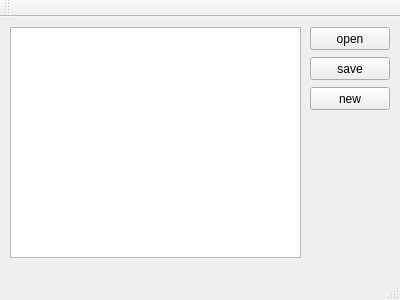
<?xml version="1.0" encoding="UTF-8"?>
<ui version="4.0">
 <class>MainWindow</class>
 <widget class="QMainWindow" name="MainWindow">
  <property name="geometry">
   <rect>
    <x>0</x>
    <y>0</y>
    <width>400</width>
    <height>300</height>
   </rect>
  </property>
  <property name="windowTitle">
   <string>MainWindow</string>
  </property>
  <widget class="QWidget" name="centralWidget">
   <widget class="QTextEdit" name="textEdit">
    <property name="geometry">
     <rect>
      <x>10</x>
      <y>10</y>
      <width>291</width>
      <height>231</height>
     </rect>
    </property>
   </widget>
   <widget class="QPushButton" name="openButton">
    <property name="geometry">
     <rect>
      <x>310</x>
      <y>10</y>
      <width>80</width>
      <height>23</height>
     </rect>
    </property>
    <property name="text">
     <string>open</string>
    </property>
   </widget>
   <widget class="QPushButton" name="saveButton">
    <property name="geometry">
     <rect>
      <x>310</x>
      <y>40</y>
      <width>80</width>
      <height>23</height>
     </rect>
    </property>
    <property name="text">
     <string>save</string>
    </property>
   </widget>
   <widget class="QPushButton" name="createButton">
    <property name="geometry">
     <rect>
      <x>310</x>
      <y>70</y>
      <width>80</width>
      <height>23</height>
     </rect>
    </property>
    <property name="text">
     <string>new</string>
    </property>
   </widget>
  </widget>
  <widget class="QMenuBar" name="menuBar">
   <property name="geometry">
    <rect>
     <x>0</x>
     <y>0</y>
     <width>400</width>
     <height>20</height>
    </rect>
   </property>
  </widget>
  <widget class="QToolBar" name="mainToolBar">
   <attribute name="toolBarArea">
    <enum>TopToolBarArea</enum>
   </attribute>
   <attribute name="toolBarBreak">
    <bool>false</bool>
   </attribute>
  </widget>
  <widget class="QStatusBar" name="statusBar"/>
 </widget>
 <layoutdefault spacing="6" margin="11"/>
 <resources/>
 <connections/>
</ui>
